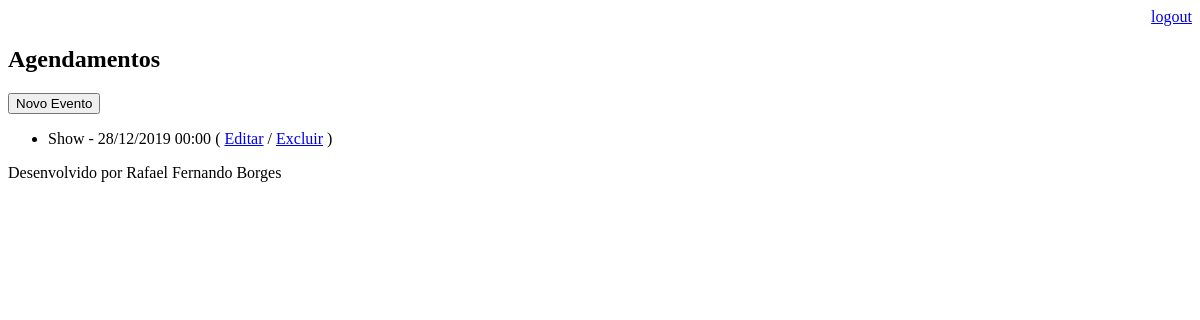
/agenda/ (signed in), run on an earlier commit of the app's database.
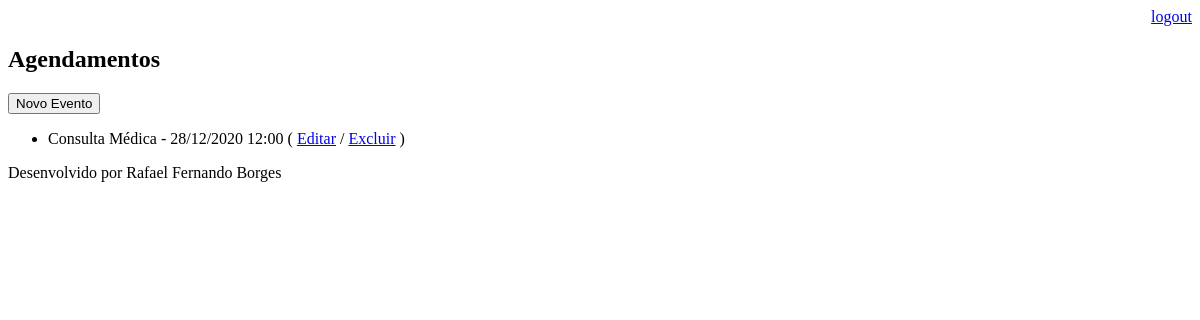
And on a later commit of the database.
### core/models.py (models this page shows, shortened)
class Evento(models.Model):
    titulo = models.CharField(max_length=100)
    descricao = models.TextField(blank=True, null=True)
    data_evento = models.DateTimeField(verbose_name='Data do Evento')
    data_criacao = models.DateTimeField(auto_now=True)
    usuario = models.ForeignKey(User, on_delete=models.CASCADE)
    class Meta:
        db_table = 'evento'
    def get_data_evento(self):
        return self.data_evento.strftime('%d/%m/%Y %H:%M')
    def get_evento_atrasado(self):
        if self.data_evento < datetime.now():
            return True
        else:
            return False

### core/views.py (the view)
# urls.py: path('agenda/', views.lista_eventos),
@login_required(login_url='/login/')
def lista_eventos(request):
    usuario = request.user
    data_atual = datetime.now() - timedelta(hours=1)
    evento = Evento.objects.filter(usuario=usuario,
                                   data_evento__gt=data_atual)
    data = {'eventos':evento}
    return render(request, 'agenda.html', data)

### templates/agenda.html
{% extends "model-page.html" %}
{% block content %}
    <h2>Agendamentos</h2>
    <a href="evento/">
        <button type="button">Novo Evento</button>
    </a>
    <ul>
    {% for evento in eventos %}
        <li>
            <div style={% if evento.get_evento_atrasado %} "color: red" {% endif %}>
                {{ evento.titulo }} - {{ evento.get_data_evento }}
                ( <a href="evento/?id={{ evento.id }}">Editar</a>
                / <a href="evento/delete/{{ evento.id }}">Excluir</a> )
            </div>
        </li>
    {% endfor %}
    </ul>
{% endblock %}

### templates/model-page.html
<!DOCTYPE html>
<html lang="en">
<head>
    {% include "model-header.html" %}
</head>
<body>
    {% block content %} {% endblock %}
    {% include "model-footer.html" %}
</body>
</html>

### templates/model-header.html (shortened to what this page needs)
<div align="right">
    <a href="/logout">logout</a>
</div>

### templates/model-footer.html
<footer>
    <p>Desenvolvido por Rafael Fernando Borges</p>
</footer>

What changed in the data, as far as the page shows it:
removed Evento: titulo "Show", get_data_evento "28/12/2019 00:00"
added Evento: titulo "Consulta Médica", get_data_evento "28/12/2020 12:00"
